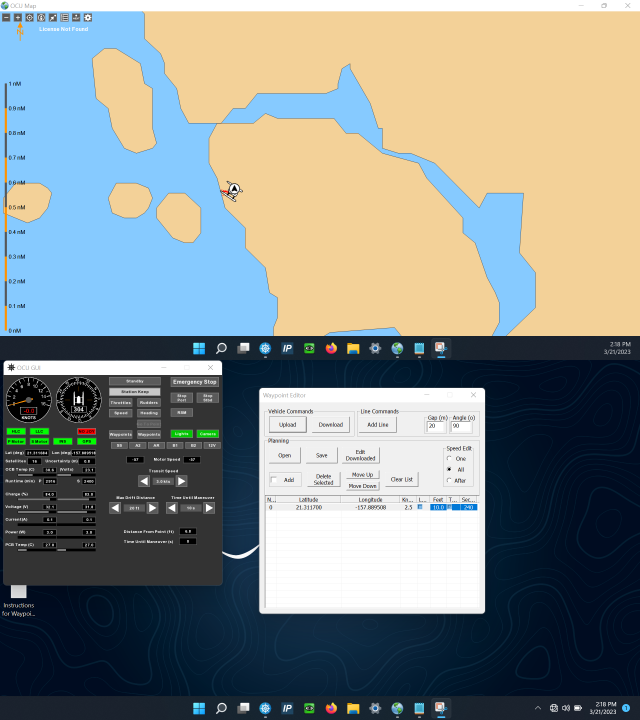
#> input picture test_images/sandIslandTest1_live.png, 1920 x 2160 px (shown at 1/3 size)
$ python pythonOCR.py
#> lines starting #> are read from the running program, lines starting #| are printed output that depends on the picture
import cv2 # open cv module
import pytesseract # ocr module
from PIL import Image # pillow: image processing
import numpy as np

# don't need line below as long as you set up a virtual env and reinstall requirements and tesseract. not sure how to do tesseract on windows yet!

# use path to tesseract executable. to find this on mac: `which tesseract`. to find this on windows: `where tesseract``
pytesseract.pytesseract.tesseract_cmd = "/opt/homebrew/bin/tesseract"

# OPEN CV
# load the frame
img1 = cv2.imread('./test_images/sandIslandTest1_live.png')
#> img1 is the input picture: shape (2160, 1920, 3); mean B, G, R 137.4, 140.3, 133.6
img2 = cv2.imread('./test_images/GUI.png')
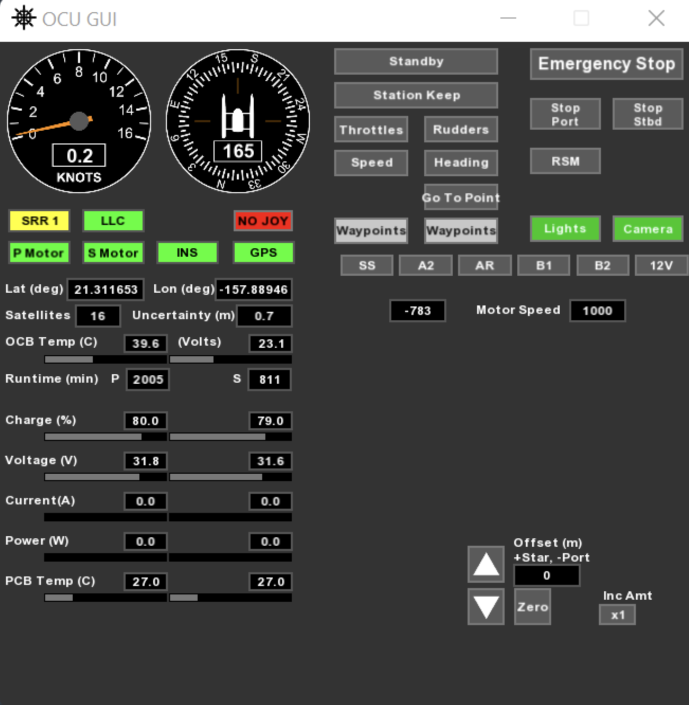
#> input picture test_images/GUI.png, 1378 x 1410 px (shown at 1/2 size)
#> img2 is the input picture: shape (1410, 1378, 3); mean B, G, R 69.4, 72.3, 70.7
img3 = cv2.imread('./test_images/halfscreen.png')
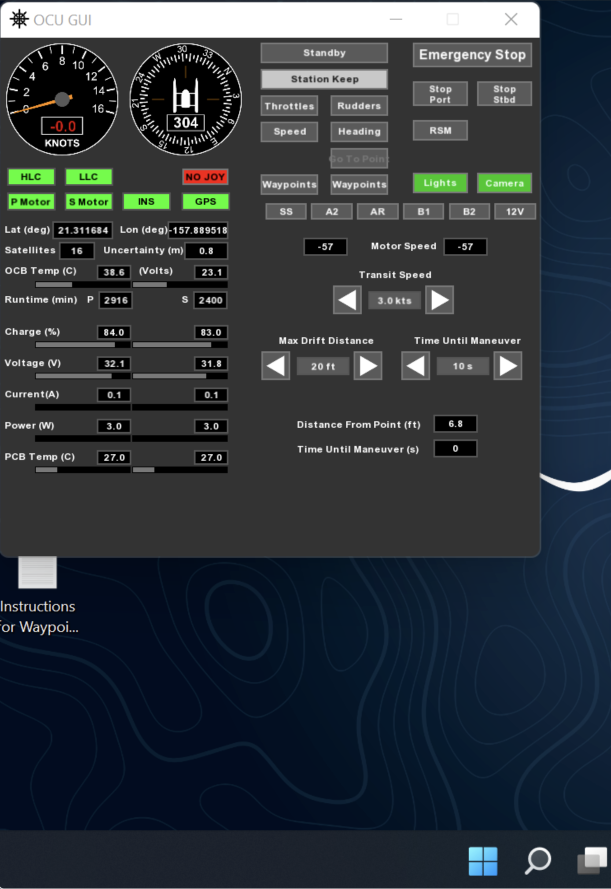
#> input picture test_images/halfscreen.png, 1222 x 1778 px (shown at 1/2 size)
#> img3 is the input picture: shape (1778, 1222, 3); mean B, G, R 61.1, 54.5, 47.1

# processing recommendations: rescale
img1 = cv2.resize(img1, None, fx=1.2, fy=1.2, interpolation=cv2.INTER_CUBIC)
#> img1: shape (2592, 2304, 3)
# grayscale
img3 = cv2.cvtColor(img3, cv2.COLOR_BGR2GRAY)
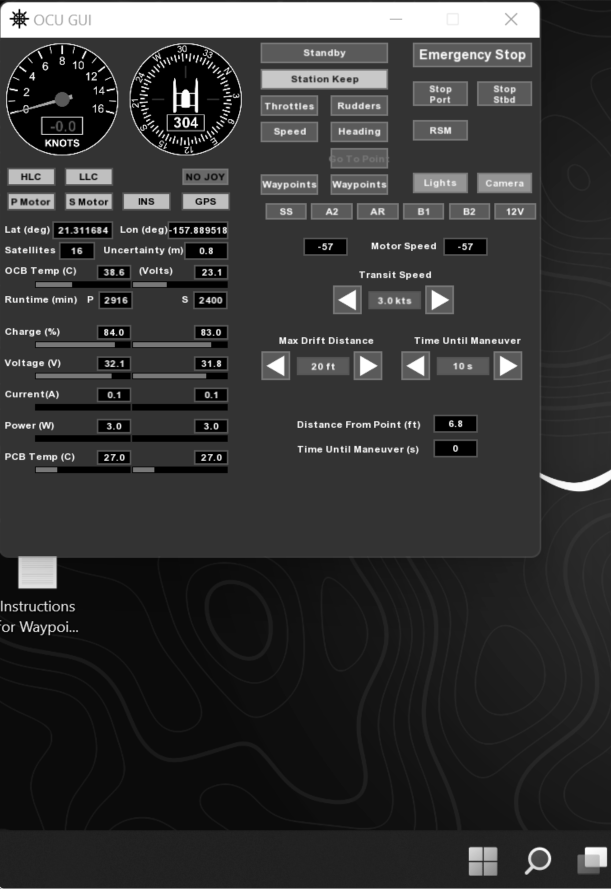
#> img3: shape (1778, 1222) (shown at 1/2 size); min 0, max 255, mean 53
# dilation and erosion to remove noise (done on binary images)
kernel = np.ones((2, 2), np.uint8) # erodes to be white only if all pixels within array size is 1
img3 = cv2.dilate(img3, kernel, iterations=1)
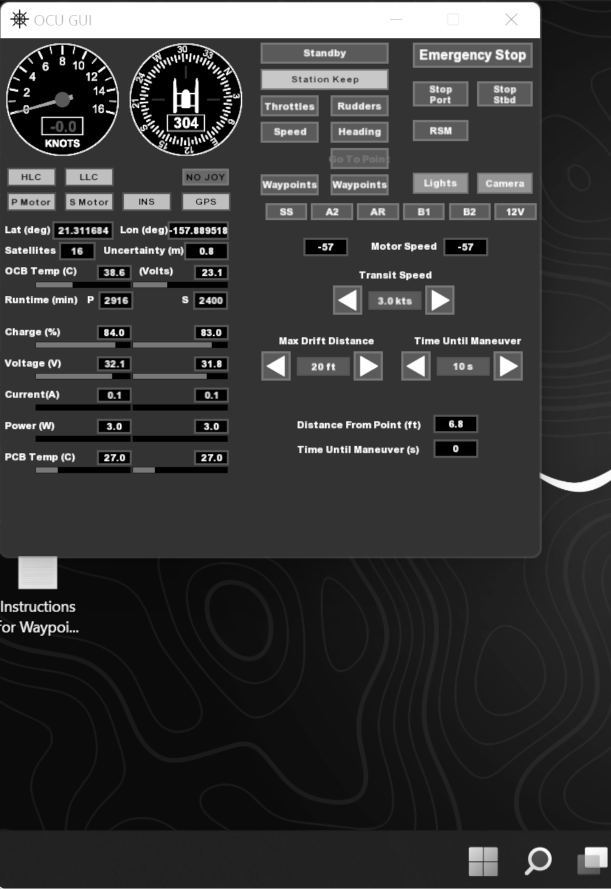
#> img3: shape (1778, 1222) (shown at 1/2 size); min 0, max 255, mean 55.6
img3 = cv2.erode(img3, kernel, iterations=1)
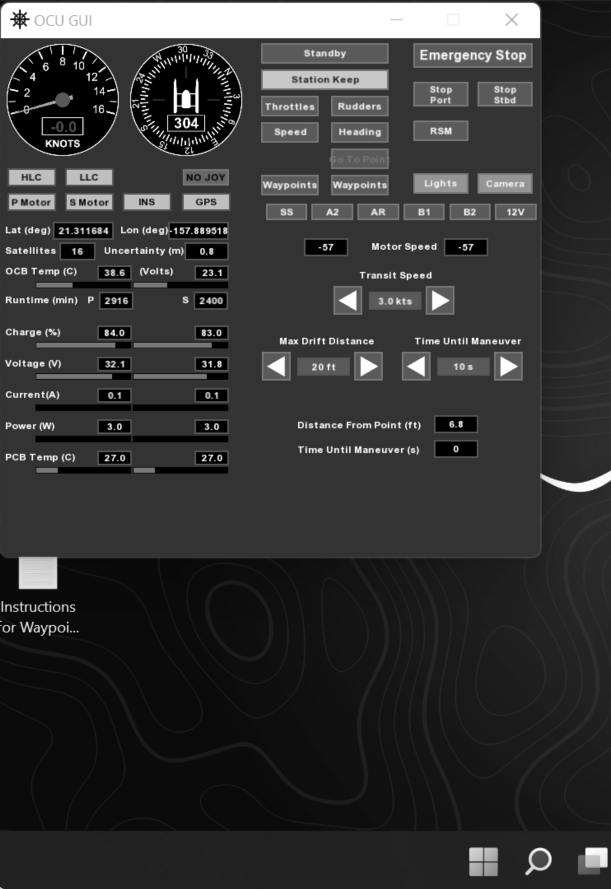
#> img3: shape (1778, 1222) (shown at 1/2 size); min 0, max 255, mean 53
# thershold to binary
cv2.threshold(img3, 0, 255, cv2.THRESH_BINARY_INV | cv2.THRESH_OTSU)[1]

# show the frame
# cv2.imshow('image 1', img1)
# cv2.imshow('image 2', img2)
# cv2.imshow('image 3', img3)

cv2.waitKey(1000) # 0: still img, 1: img for 1ms only, etc.

# detect text on img
print("img1: \n" + pytesseract.image_to_string(img1) + "\n")
#> (this line was passed over: pytesseract is not available in this run)
print("img2: \n" + pytesseract.image_to_string(img2) + "\n")
#> (this line was passed over: pytesseract is not available in this run)
print("img3: \n" + pytesseract.image_to_string(img3) + "\n")
#> (this line was passed over: pytesseract is not available in this run)


# PILLOW


# tesseract problem: reading both black and white text?
# cannot read the knots and direction number within block..
# may need to do image enhancements / modifications for each frame
# why can't it grab this bigger white numbers when all the others are the same? is there a way to subsection the image for text grabbing without creating new image files?


# get frame and import into pillow, export binarized image, then push to opencv? pillow can go through tesseract too...

# maybe use open cv to create the frame from screen recording, then utilize pillow for use


# move onto screen recorder, see if it is possible to screen record singular application / size of screen
